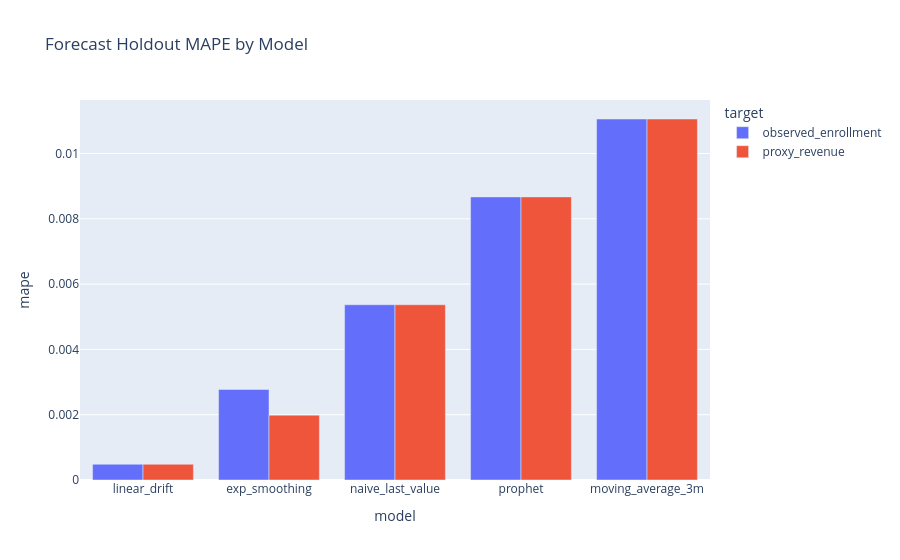

Here is the notebook cell this chart was saved with:
### Markdown cell above
## Forecast Metrics

Why: compare all models, not just the selected model. This prevents overclaiming.

### Code cell
forecast_metrics = pd.read_csv(TABLE_DIR / "forecast_metrics.csv")
display(forecast_metrics)
fig = px.bar(forecast_metrics, x="model", y="mape", color="target", barmode="group", title="Forecast Holdout MAPE by Model")
fig.show()

### Figure 1 — Plotly figure (JSON) as saved in the notebook; plotly's stock layout.template omitted (floating-point values rounded to 4 significant figures)
{"data": [{"alignmentgroup": "True", "hovertemplate": "target=observed_enrollment<br>model=%{x}<br>mape=%{y}<extra></extra>", "legendgroup": "observed_enrollment", "marker": {"color": "#636efa", "pattern": {"shape": ""}}, "name": "observed_enrollment", "offsetgroup": "observed_enrollment", "orientation": "v", "showlegend": true, "textposition": "auto", "type": "bar", "x": ["linear_drift", "exp_smoothing", "naive_last_value", "prophet", "moving_average_3m"], "xaxis": "x", "y": [0.0004823, 0.002774, 0.005369, 0.008671, 0.01106], "yaxis": "y"}, {"alignmentgroup": "True", "hovertemplate": "target=proxy_revenue<br>model=%{x}<br>mape=%{y}<extra></extra>", "legendgroup": "proxy_revenue", "marker": {"color": "#EF553B", "pattern": {"shape": ""}}, "name": "proxy_revenue", "offsetgroup": "proxy_revenue", "orientation": "v", "showlegend": true, "textposition": "auto", "type": "bar", "x": ["linear_drift", "exp_smoothing", "naive_last_value", "prophet", "moving_average_3m"], "xaxis": "x", "y": [0.0004823, 0.001987, 0.005369, 0.008671, 0.01106], "yaxis": "y"}], "layout": {"barmode": "group", "legend": {"title": {"text": "target"}, "tracegroupgap": 0}, "title": {"text": "Forecast Holdout MAPE by Model"}, "xaxis": {"anchor": "y", "domain": [0.0, 1.0], "title": {"text": "model"}}, "yaxis": {"anchor": "x", "domain": [0.0, 1.0], "title": {"text": "mape"}}}}
